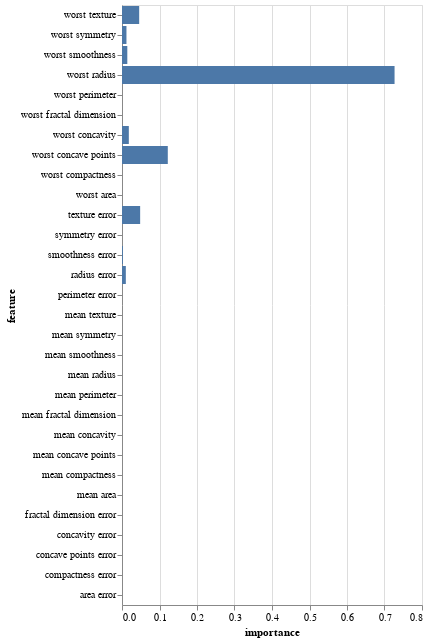

Notebook code for this chart:
### Code cell
chart = alt.Chart(feature_importance).mark_bar().encode(
    x="importance:Q",
    y=alt.Y("feature:N", sort="descending")
)
chart

### Figure 1 — Vega-Lite specification as saved in the notebook (floating-point values rounded to 4 significant figures)
{"config": {"view": {"continuousWidth": 300, "continuousHeight": 300}}, "data": {"name": "data-81684c3aa40d5a7b53cfe457164c5b90"}, "mark": {"type": "bar"}, "encoding": {"x": {"field": "importance", "type": "quantitative"}, "y": {"field": "feature", "sort": "descending", "type": "nominal"}}, "$schema": "https://vega.github.io/schema/vega-lite/v5.20.1.json", "datasets": {"data-81684c3aa40d5a7b53cfe457164c5b90": [{"feature": "mean radius", "importance": 0.0}, {"feature": "mean texture", "importance": 0.0}, {"feature": "mean perimeter", "importance": 0.0}, {"feature": "mean area", "importance": 0.0}, {"feature": "mean smoothness", "importance": 0.0}, {"feature": "mean compactness", "importance": 0.0}, {"feature": "mean concavity", "importance": 0.0}, {"feature": "mean concave points", "importance": 0.0}, {"feature": "mean symmetry", "importance": 0.0}, {"feature": "mean fractal dimension", "importance": 0.0}, {"feature": "radius error", "importance": 0.0102}, {"feature": "texture error", "importance": 0.0484}, {"feature": "perimeter error", "importance": 0.0}, {"feature": "area error", "importance": 0.0}, {"feature": "smoothness error", "importance": 0.002416}, {"feature": "compactness error", "importance": 0.0}, {"feature": "concavity error", "importance": 0.0}, {"feature": "concave points error", "importance": 0.0}, {"feature": "symmetry error", "importance": 0.0}, {"feature": "fractal dimension error", "importance": 0.0}, {"feature": "worst radius", "importance": 0.7268}, {"feature": "worst texture", "importance": 0.04582}, {"feature": "worst perimeter", "importance": 0.0}, {"feature": "worst area", "importance": 0.0}, {"feature": "worst smoothness", "importance": 0.01416}, {"feature": "worst compactness", "importance": 0.0}, {"feature": "worst concavity", "importance": 0.01819}, {"feature": "worst concave points", "importance": 0.1221}, {"feature": "worst symmetry", "importance": 0.01189}, {"feature": "worst fractal dimension", "importance": 0.0}]}}
